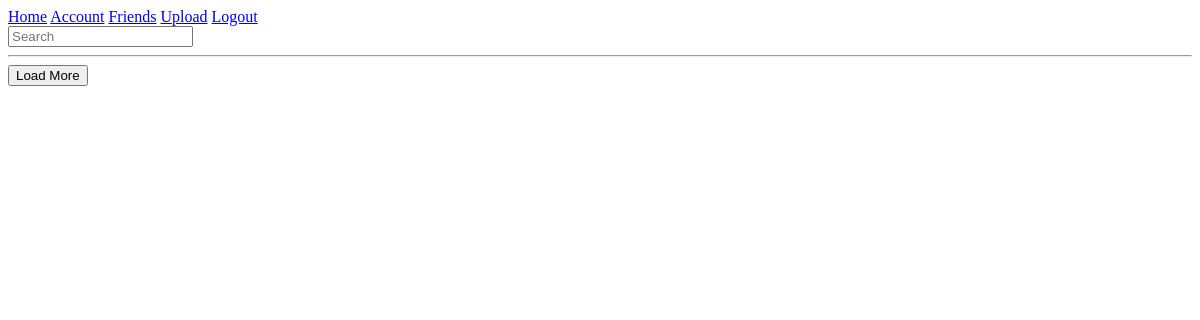
Page /index.php (signed in) on the earlier database version.
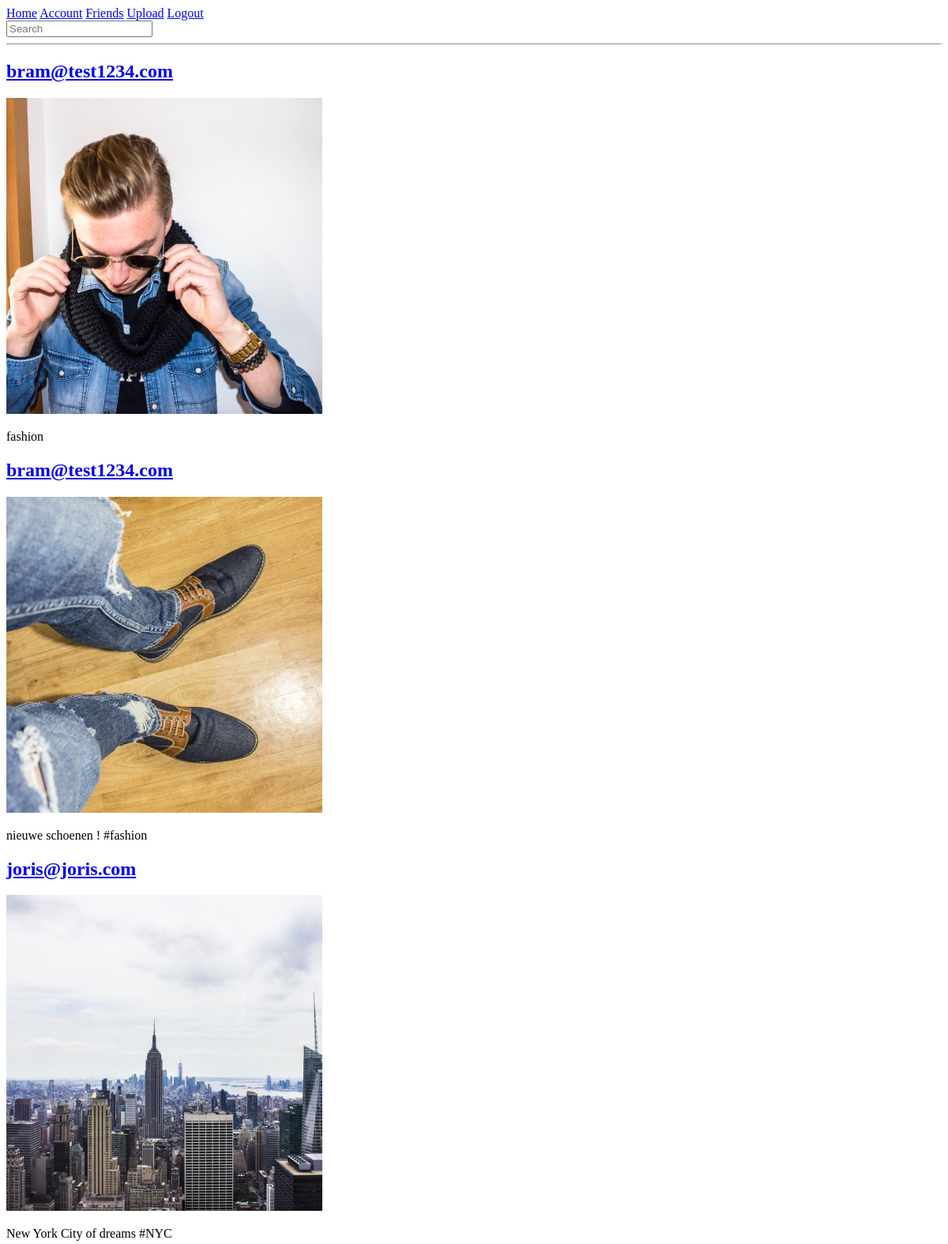
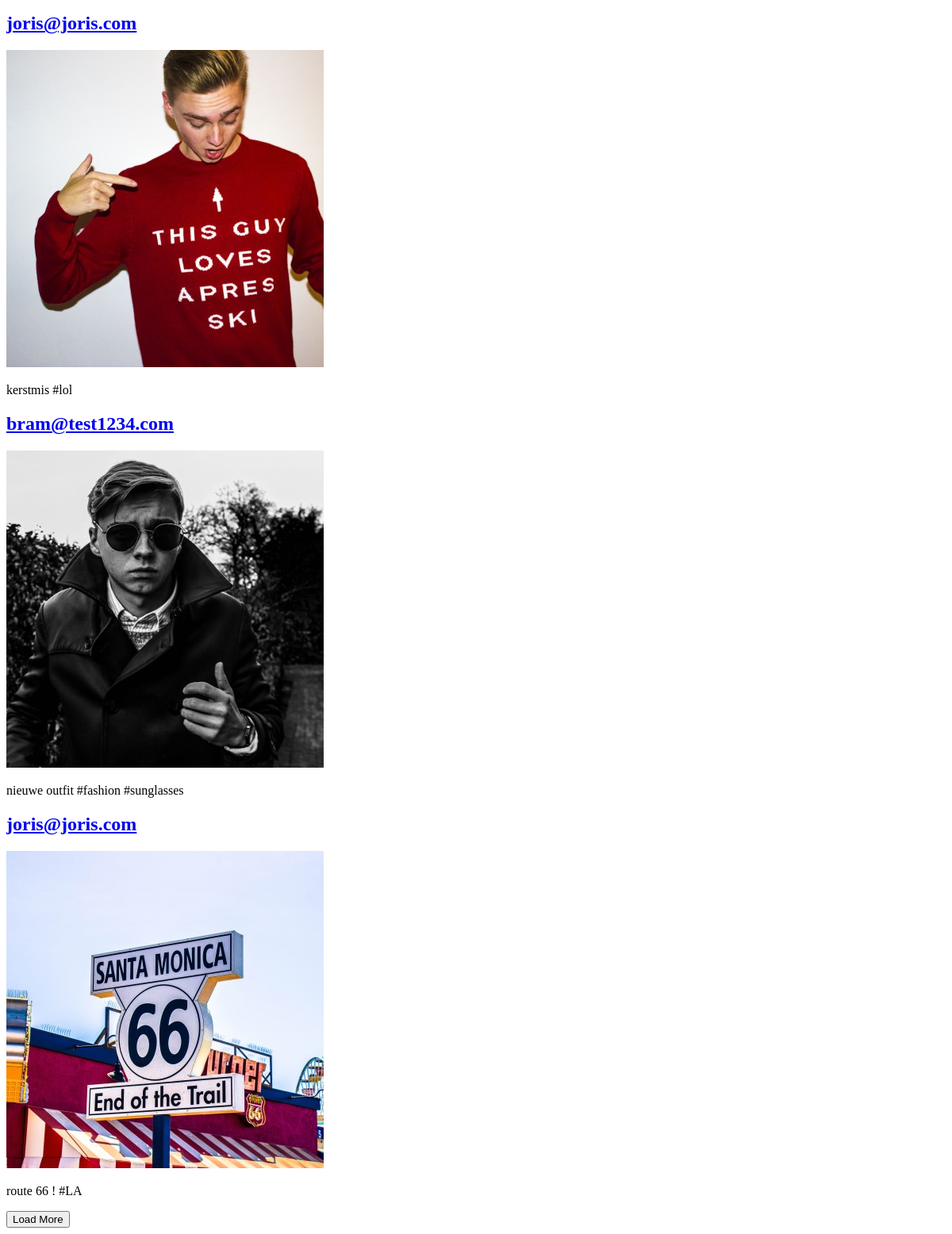
Same page on the later database version (2 pictures, top to bottom).
### tables this page shows
CREATE TABLE `posts` (
  `id` int(11) NOT NULL,
  `filelocation` varchar(500) NOT NULL,
  `imageuserid` int(11) NOT NULL,
  `besch` varchar(500) NOT NULL,
  `user` varchar(500) NOT NULL
);

### classes/User.class.php (called while the page is built, shortened)
<?php
class User{
    private function getFriendId($userid){
        $conn=Db::getInstance();
        $statement = $conn->prepare("select friendid from friendlist where userid = :userid");
        $statement->bindValue(":userid",$userid);
        $statement->execute();
        $results = $statement->fetchAll();
        $array = array();
        array_push($array, $_SESSION['userid']);
        foreach($results as $res){
            array_push($array, $res['friendid']);
        }
        return $array;
    }
    public function getFeed($userid){
        $friendsid=$this->getFriendId($userid);
        $conn=Db::getInstance();
        $statement = $conn->prepare("select * from posts where imageuserid in (".implode(',', $friendsid).") order by id desc limit 20 ");
        $statement->execute();
        $results = $statement->fetchAll();
        return $results;
    }
}

### index.php (the view, shortened to what this page needs)
<?php
    include_once ("classes/User.class.php");
    $userid = $_SESSION['userid'];
    $f = new User();
    $r=$f->getFeed($userid);
?><!DOCTYPE html>
<html lang="en">
<head>
</head>
<body>
<?php include_once("includes/nav.inc.php"); ?>
<?php foreach($r as $post): ?>
    <h2><a href="#"><?php echo $post['user']?></a></h2>
    <img src="<?php echo $post['filelocation']?>" alt="">
    <p><?php echo $post['besch']?></p>
<?php endforeach;?>
<button class="btnLoadMore">Load More</button>
</body>
</html>

### includes/nav.inc.php (shortened to what this page needs)
<div>
        <a href="index.php">Home</a>
        <a href="Accountsettings.php">Account</a>
        <a href="friendlist.php">Friends</a>
        <a href="imageupload.php">Upload</a>
        <a href="includes/logout.inc.php">Logout</a>
        <div class="searchBar">
            <form name="formSearch" method="get" action="search.php">
                <span><input id="txtSearch" type="text" name="txtSearch" placeholder="Search" required></span>
            </form>
        </div>
    <hr>
</div>

Differences in the rows shown:
added posts: user "bram@test1234.com", filelocation (picture), besch "fashion"
added posts: user "bram@test1234.com", filelocation (picture), besch "nieuwe schoenen ! #fashion"
added posts: user "joris@joris.com", filelocation (picture), besch "New York City of dreams #NYC"
added posts: user "joris@joris.com", filelocation (picture), besch "kerstmis #lol"
added posts: user "bram@test1234.com", filelocation (picture), besch "nieuwe outfit #fashion #sunglasses"
added posts: user "joris@joris.com", filelocation (picture), besch "route 66 ! #LA"
